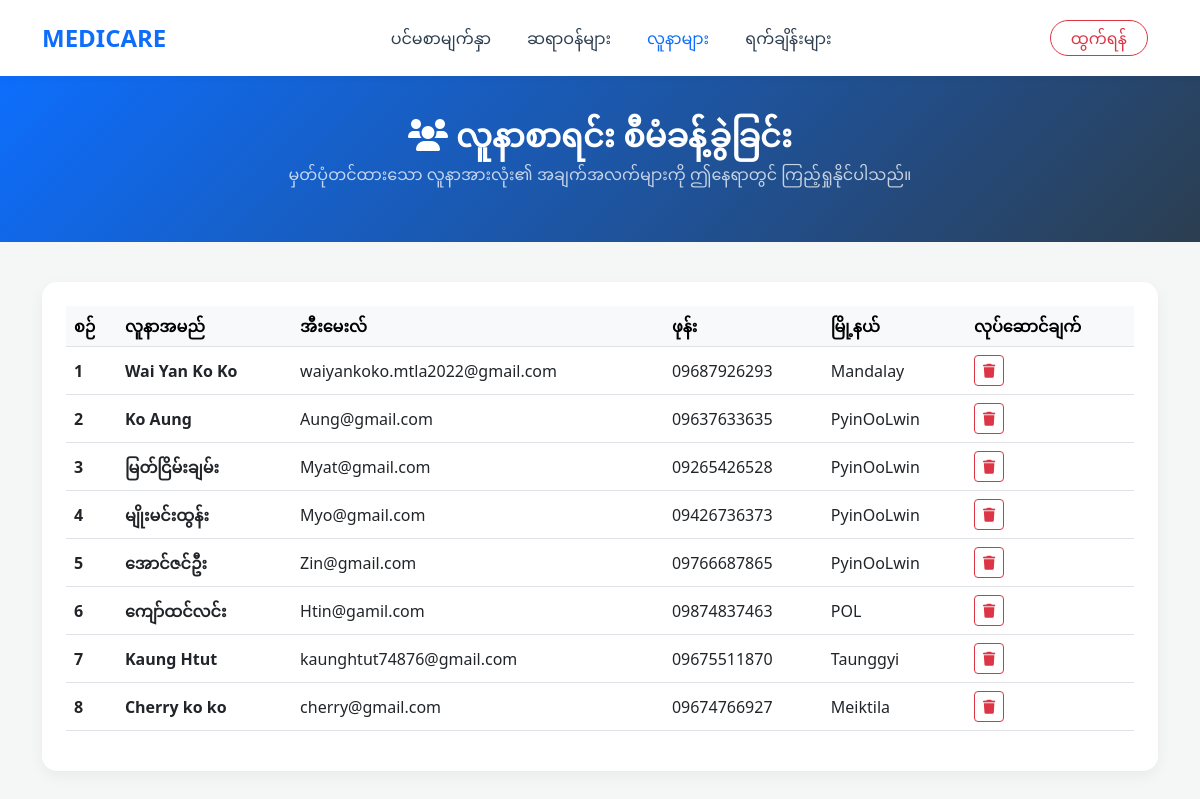
Screenshot of /admin/patients (signed in) with the database file from the repository.
### tables this page shows
CREATE TABLE users (
    id INTEGER PRIMARY KEY AUTOINCREMENT,
    role TEXT NOT NULL CHECK(role IN ('admin', 'doctor', 'patient')),
    full_name TEXT NOT NULL,
    email TEXT NOT NULL UNIQUE,
    password_hash TEXT NOT NULL,
    city TEXT,
    created_at TEXT DEFAULT (datetime('now'))
, phone TEXT, specialty TEXT, status TEXT DEFAULT 'Available');

### app.py (the view)
@app.route('/admin/patients')
def manage_patients():
    if 'role' in session and session['role'] == 'admin':
        conn = get_db_connection()
        patients = conn.execute('SELECT id, full_name, email, city, phone FROM users WHERE role = "patient"').fetchall()
        conn.close()
        return render_template('admin_patients.html', patients=patients)
    return redirect(url_for('login_page'))

### app.py (called while the page is built)
def get_db_connection():
    conn = sqlite3.connect('Healthcare.db')
    conn.row_factory = sqlite3.Row
    return conn

### templates/admin_patients.html (shortened to what this page needs)
<!DOCTYPE html>
<html lang="my">
<head>
    <link rel="stylesheet" href="https://cdn.jsdelivr.net/npm/bootstrap@5.3.0/dist/css/bootstrap.min.css">
    <link rel="stylesheet" href="https://cdnjs.cloudflare.com/ajax/libs/font-awesome/6.0.0/dist/css/all.min.css">
</head>
<body>
    <nav class="navbar navbar-expand-lg sticky-top">
        <div class="container">
            <a class="navbar-brand" href="/admin">MEDICARE</a>
            <div class="collapse navbar-collapse" id="navbarNav">
                <ul class="navbar-nav mx-auto">
                    <li class="nav-item"><a class="nav-link" href="/admin">ပင်မစာမျက်နှာ</a></li>
                    <li class="nav-item"><a class="nav-link" href="/admin/doctors">ဆရာဝန်များ</a></li>
                    <li class="nav-item"><a class="nav-link active" href="/admin/patients">လူနာများ</a></li>
                    <li class="nav-item"><a class="nav-link" href="/admin/appointments">ရက်ချိန်းများ</a></li>
                </ul>
                <a href="/logout" class="logout-btn nav-link">ထွက်ရန်</a>
            </div>
        </div>
    </nav>
    <div class="hero-banner">
        <div class="container">
            <h2 class="fw-bold"><i class="fas fa-users me-2"></i>လူနာစာရင်း စီမံခန့်ခွဲခြင်း</h2>
            <p class="opacity-75">မှတ်ပုံတင်ထားသော လူနာအားလုံး၏ အချက်အလက်များကို ဤနေရာတွင် ကြည့်ရှုနိုင်ပါသည်။</p>
        </div>
    </div>
    <div class="container">
        <div class="card p-4 mb-5">
            <div class="table-responsive">
                <table class="table table-hover align-middle">
                    <thead class="table-light">
                        <tr>
                            <th>စဉ်</th>
                            <th>လူနာအမည်</th>
                            <th>အီးမေးလ်</th>
                            <th>ဖုန်း</th>
                            <th>မြို့နယ်</th>
                            <th>လုပ်ဆောင်ချက်</th>
                        </tr>
                    </thead>
                    <tbody>
                        {% for pt in patients %}
                        <tr>
                            <td class="fw-bold">{{ loop.index }}</td> <td class="fw-bold">{{ pt['full_name'] }}</td>
                            <td>{{ pt['email'] }}</td>
                            <td>{{ pt['phone'] or '-' }}</td>
                            <td>{{ pt['city'] or '-' }}</td>
                            <td>
                                <a href="/admin/delete_patient/{{ pt['id'] }}" class="btn btn-sm btn-outline-danger" onclick="return confirm('သေချာပါသလား?')">
                                    <i class="fas fa-trash"></i>
                                </a>
                            </td>
                        </tr>
                        {% endfor %}
                    </tbody>
                </table>
            </div>
        </div>
    </div>
</body>
</html>

### templates/admin_patients.html (style rules this page uses)
body { background-color: #f4f7f6; font-family: 'Segoe UI', 'Pyidaungsu', sans-serif; }
.navbar { background: #ffffff; box-shadow: 0 2px 10px rgba(0,0,0,0.05); padding: 15px 0; }
.navbar-brand { font-weight: bold; color: #0d6efd !important; font-size: 24px; }
.nav-link { color: #2c3e50 !important; font-weight: 500; margin: 0 10px; }
.nav-link:hover, .nav-link.active { color: #0d6efd !important; }
.logout-btn { border: 1px solid #dc3545; color: #dc3545 !important; border-radius: 20px; padding: 5px 20px !important; }
.hero-banner { background: linear-gradient(135deg, #0d6efd, #2c3e50); color: white; padding: 40px 0; text-align: center; margin-bottom: 40px; }
.card { border: none; border-radius: 15px; box-shadow: 0 5px 15px rgba(0,0,0,0.05); }

### rows the page displays
users: full_name "Wai Yan Ko Ko", email "waiyankoko.mtla2022@gmail.com", phone "09687926293", city "Mandalay"
users: full_name "Ko Aung", email "Aung@gmail.com", phone "09637633635", city "PyinOoLwin"
users: full_name "မြတ်ငြိမ်းချမ်း", email "Myat@gmail.com", phone "09265426528", city "PyinOoLwin"
users: full_name "မျိုးမင်းထွန်း", email "Myo@gmail.com", phone "09426736373", city "PyinOoLwin"
users: full_name "အောင်ဇင်ဦး", email "Zin@gmail.com", phone "09766687865", city "PyinOoLwin"
users: full_name "ကျော်ထင်လင်း", email "Htin@gamil.com", phone "09874837463", city "POL"
users: full_name "Kaung Htut", email "kaunghtut74876@gmail.com", phone "09675511870", city "Taunggyi"
users: full_name "Cherry ko ko", email "cherry@gmail.com", phone "09674766927", city "Meiktila"
